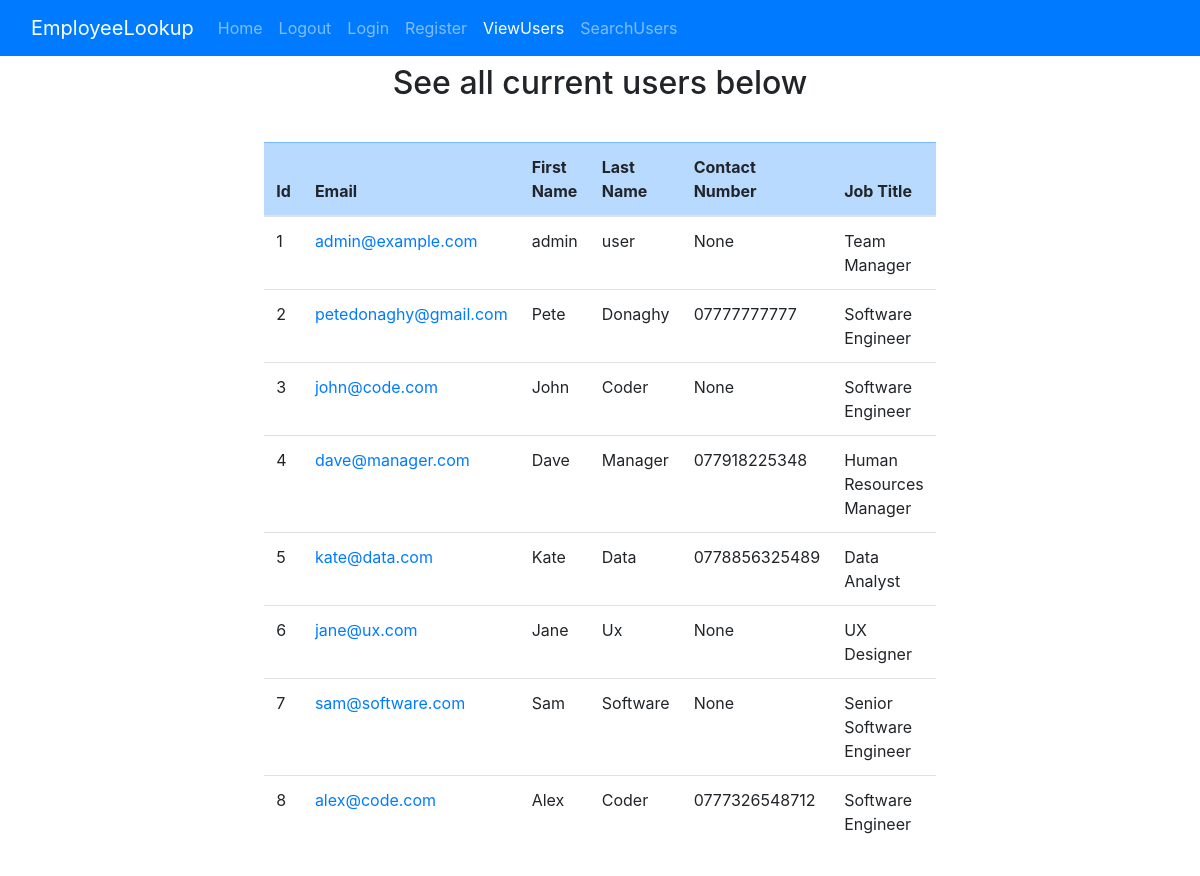
The app's page /view-users (signed in) with its own data.
### website/models.py (models this page shows, shortened)
class User(db.Model, UserMixin):
    id = db.Column(db.Integer, primary_key=True)
    email = db.Column(db.String(120), unique=True, nullable=False)
    password = db.Column(db.String(60))
    first_name = db.Column(db.String(30))
    last_name = db.Column(db.String(30))
    skill_1 = db.Column(db.String(60), nullable=True)
    skill_2 = db.Column(db.String(60), nullable=True)
    skill_3 = db.Column(db.String(60), nullable=True)
    is_admin = db.Column(db.Boolean, default=False)
    contact_number = db.Column(db.String(60), nullable=True)
    job_id = db.Column(db.Integer, db.ForeignKey('job.id'), nullable=True)
    job = db.relationship('Job')

class Job(db.Model):
    id = db.Column(db.Integer, primary_key=True)
    job_title = db.Column(db.String(120))
    department = db.Column(db.String(120))
    base_salary = db.Column(db.Integer)

### website/routes.py (the view)
@main.route('/view-users', methods=['GET', 'POST'])
def view_users():
    if not current_user.is_admin:
        flash('Please log in as an administrator to view this page', 'error')
        return redirect(url_for('main.login'))
    return render_template('view-users.html', users=User.query.all())

### website/models.py (called while the page is built)
@login_manager.user_loader
def load_user(user_id):
    return User.query.get(int(user_id))

### website/templates/view-users.html (shortened to what this page needs)
{% extends "base.html" %}
{% block admin %}class="nav-link active"{% endblock %}
{% block home %}class="nav-link"{% endblock %}
{% block content %}
    <h2 class="text-center p-2">See all current users below</h2>
    <container class="container p-2">
        <table class="table table-hover w-50 mx-auto">
            <thead>
            <tr class="table-primary">
                <th>Id</th>
                <th>Email</th>
                <th>First Name</th>
                <th>Last Name</th>
                <th>Contact Number</th>
                <th>Job Title</th>
            </tr>
            </thead>
            <tbody>
            {% for user in users %}
                <tr class="cursor-pointer">
                    <td>{{ user.id }}</td>
                    <td><a href="{{ url_for('main.view_record', user_id=user.id) }}">{{ user.email }}</a></td>
                    <td>{{ user.first_name }}</td>
                    <td>{{ user.last_name }}</td>
                    <td>{{ user.contact_number }}</td>
                    <td>{{ user.job.job_title }}
                </tr>
            {% endfor %}
            </tbody>
        </table>
    </container>
{% endblock %}

### website/templates/base.html (shortened to what this page needs)
<!DOCTYPE html>
<html lang="en">
<head>
    <link rel="stylesheet" href="../static/index.css">
    <link
            rel="stylesheet"
            href="https://stackpath.bootstrapcdn.com/bootstrap/4.4.1/css/bootstrap.min.css"
    />
    <link
            rel="stylesheet"
            href="https://stackpath.bootstrapcdn.com/font-awesome/4.7.0/css/font-awesome.min.css"
    />
</head>
<body>
<nav class="navbar navbar-expand-lg navbar-dark bg-primary">
    <div class="container-fluid">
        <a class="navbar-brand" href="/">EmployeeLookup</a>
        <div class="collapse navbar-collapse" id="navbar">
            <ul class="navbar-nav">
                <li class="nav-item">
                    <a {% block home %}class="nav-link active"{% endblock %} href="/">Home</a>
                </li>
                <li class="nav-item">
                    <a class="nav-link" href="/logout">Logout</a>
                </li>
                <li class="nav-item">
                    <a {% block login %}class="nav-link"{% endblock %} href="/login">Login</a>
                </li>
                <li class="nav-item">
                    <a {% block register %}class="nav-link"{% endblock %} href="/register">Register</a>
                </li>
                <li class="nav-item">
                    <a {% block admin %}class="nav-link"{% endblock %} href="/view-users">ViewUsers</a>
                </li>
                <li class="nav-item">
                    <a {% block search_users %}class="nav-link"{% endblock %} href="/search-users">SearchUsers</a>
                </li>
            </ul>
        </div>
    </div>
</nav>
{% block content %}
{% endblock %}
</body>
</html>

### website/static/index.css (style rules this page uses)
a { text-decoration: none; color: black; }
td > a { display: block; }
.cursor-pointer { cursor: pointer; }

### records on screen
User: id "1", email "admin@example.com", first_name "admin", last_name "user", contact_number "None", job.job_title "Team Manager"
User: id "2", email "petedonaghy@gmail.com", first_name "Pete", last_name "Donaghy", contact_number "07777777777", job.job_title "Software Engineer"
User: id "3", email "john@code.com", first_name "John", last_name "Coder", contact_number "None", job.job_title "Software Engineer"
User: id "4", email "dave@manager.com", first_name "Dave", last_name "Manager", contact_number "077918225348", job.job_title "Human Resources Manager"
User: id "5", email "kate@data.com", first_name "Kate", last_name "Data", contact_number "0778856325489", job.job_title "Data Analyst"
User: id "6", email "jane@ux.com", first_name "Jane", last_name "Ux", contact_number "None", job.job_title "UX Designer"
User: id "7", email "sam@software.com", first_name "Sam", last_name "Software", contact_number "None", job.job_title "Senior Software Engineer"
User: id "8", email "alex@code.com", first_name "Alex", last_name "Coder", contact_number "0777326548712", job.job_title "Software Engineer"
